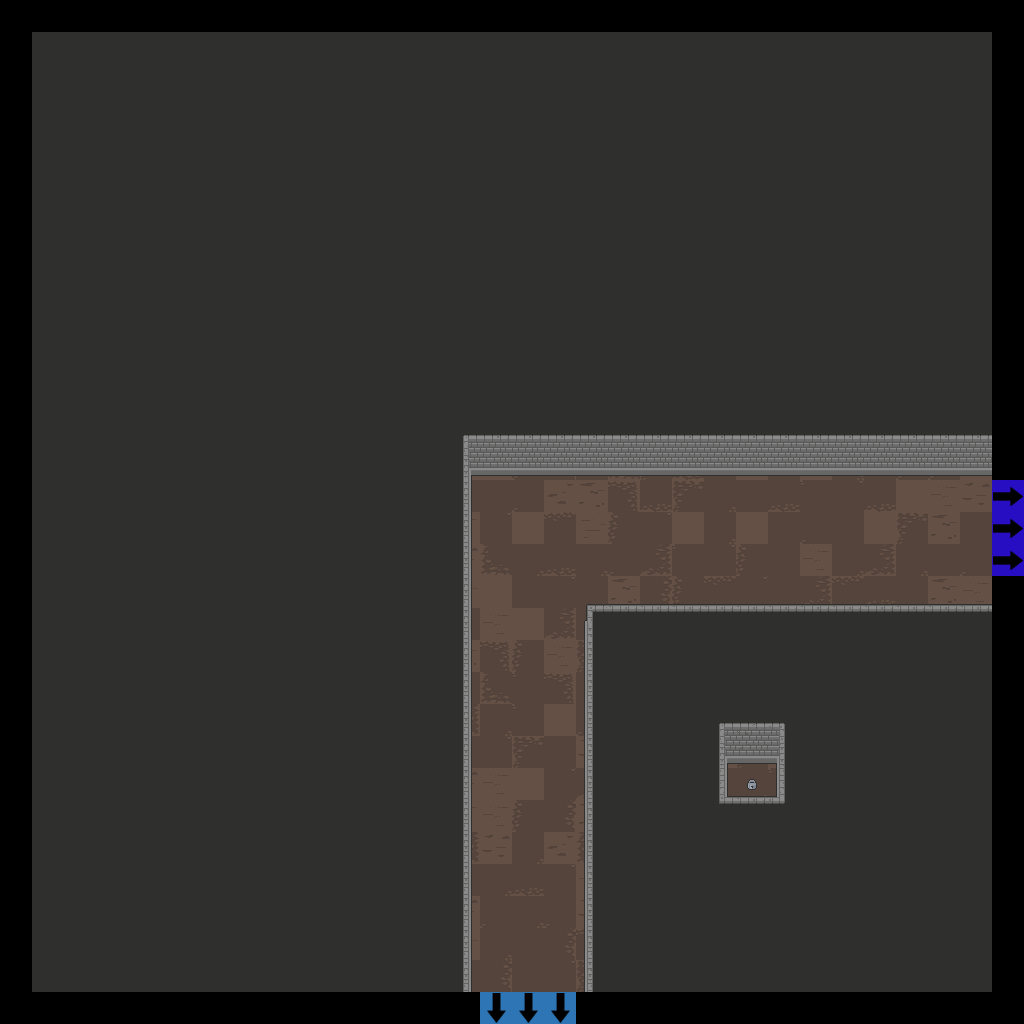

Rendered tile map (Tiled .tmx) drawn with the repository's tilesets; below, a short description and the map source with its tile grids summarised:
An orthogonal 32x32 tile map with 32x32 px tiles, 7 tile layers (Floor, Walls, Doors, Pillars, ...), 2 tilesets.

<map version="1.2" tiledversion="2019.04.18" orientation="orthogonal" renderorder="right-down" width="32" height="32" tilewidth="32" tileheight="32" infinite="0" nextlayerid="22" nextobjectid="1">
 <tileset firstgid="1" source="Dungeon_Tileset_2.tsx" />
 <tileset firstgid="321" source="flags.tsx" />
 <layer id="15" name="Floor" width="32" height="32">
  <data>[1024 cells, 900 non-empty, 25 distinct tile ids]</data>
 </layer>
 <layer id="16" name="Walls" width="32" height="32">
  <data>[1024 cells, 813 non-empty, 19 distinct tile ids]</data>
 </layer>
 <layer id="17" name="Doors" width="32" height="32">
  <data>[1024 cells, 0 non-empty, 0 distinct tile ids]</data>
 </layer>
 <layer id="18" name="Pillars" width="32" height="32">
  <properties>
   <property name="unity:SortingLayer" value="Player" />
  </properties>
  <data>[1024 cells, 0 non-empty, 0 distinct tile ids]</data>
 </layer>
 <layer id="19" name="Candles" width="32" height="32">
  <data>[1024 cells, 0 non-empty, 0 distinct tile ids]</data>
 </layer>
 <layer id="20" name="Debris" width="32" height="32">
  <data>[1024 cells, 1 non-empty, 1 distinct tile ids]</data>
 </layer>
 <layer id="21" name="Flags" width="32" height="32">
  <data>[1024 cells, 6 non-empty, 2 distinct tile ids]</data>
 </layer>
</map>
